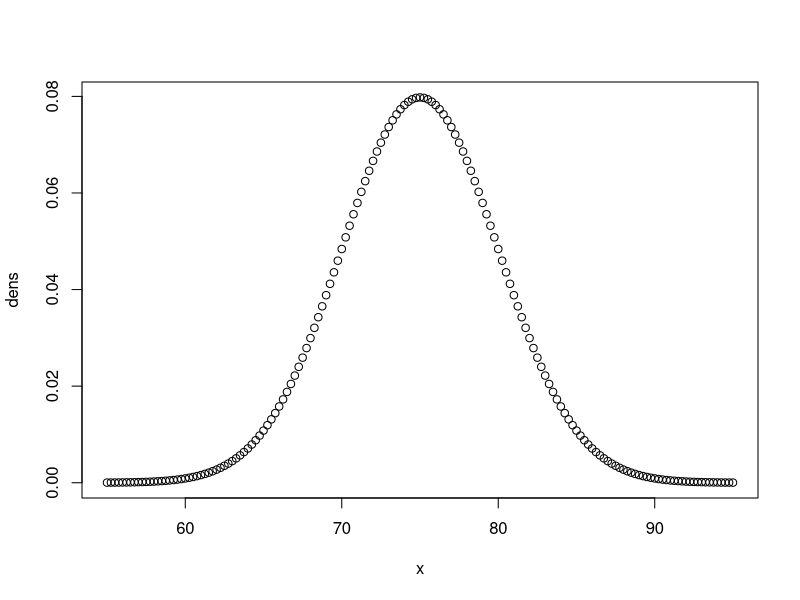
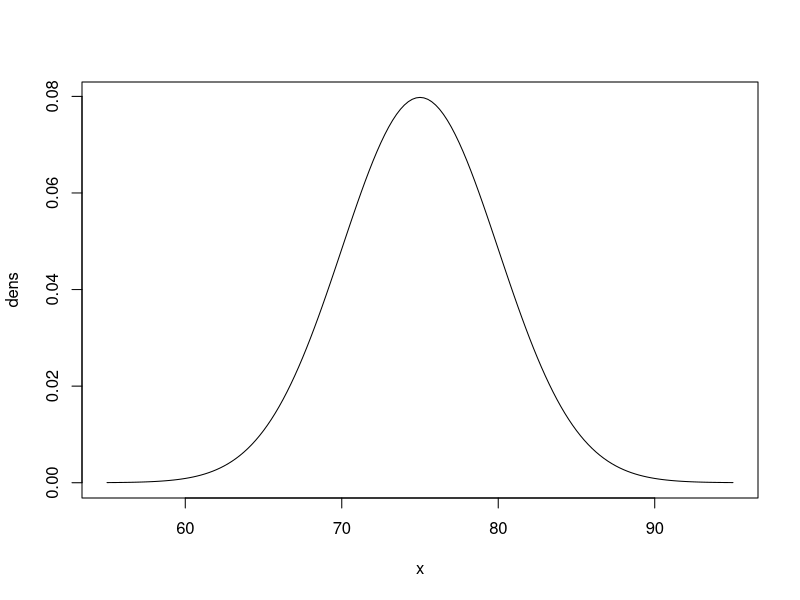
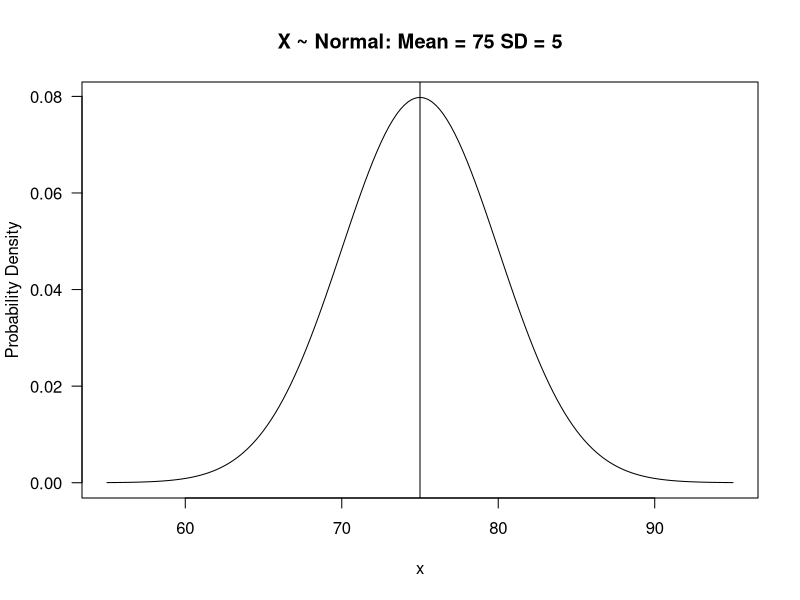
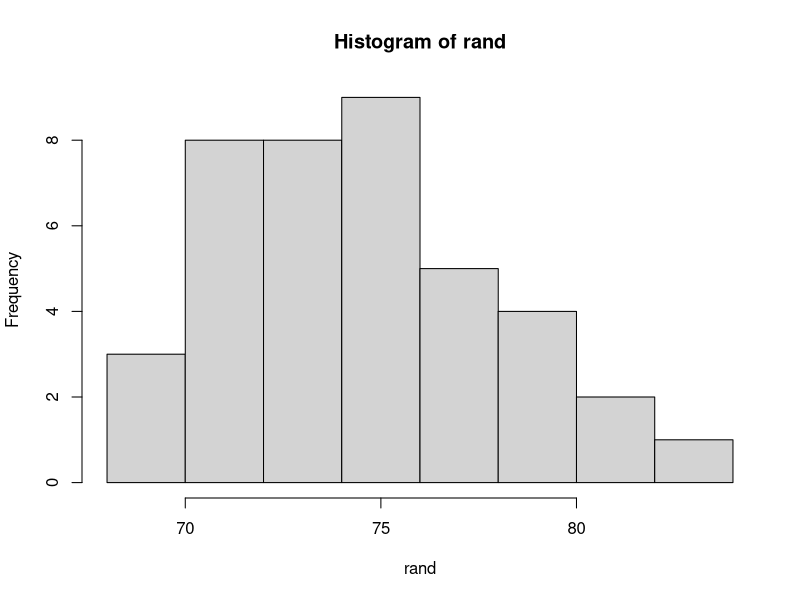

The R script that drew these images, in order:
#https://www.youtube.com/watch?v=peEsXbdMY_4&list=PLqzoL9-eJTNAz0IuV1nAV7KMkGBf4QcQX&index=14
#Probability in Normal Distr

#Assume is x is normally distributed with mean = 75 and sd = 5

#Prob of less than or equal to 70(i.e x<=70)
pnorm(70, mean = 75, sd = 5)

#Prob of greater than or equal to 85(i.e x>=85)
pnorm(85, mean = 75, sd = 5, lower.tail = F)

#Prob for z - score
#Ex (z >= 1)
pnorm(1, mean = 0, sd = 1, lower.tail = F)

#Compute percentiles or quantiles

#Compute 1st Quartile or Q1
qnorm(0.25, mean = 75, sd = 5)

#Probability density
x <- seq(from = 55, to = 95, by = 0.25)

dens <- dnorm(x, mean = 75, sd = 5)

plot(x, dens)

#add a line

plot(x, dens, type = "l")

#add titles, labels
plot(x, dens, type = "l",
     main = "X ~ Normal: Mean = 75 SD = 5",
     ylab = "Probability Density",
     las = 1)

#add line
abline(v = 75)

#draw random sample
rand <- rnorm(40, mean = 75, sd = 5)

rand

hist(rand) #can be both normal and not normals, depends on chance
